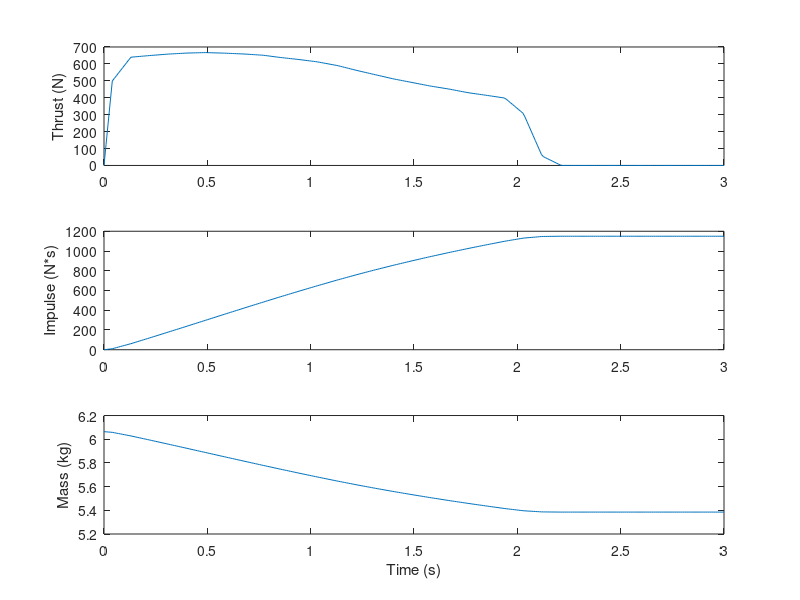

The MATLAB source for this figure: (Note: this script raises an error after producing the figure.)
%%%% Level 2 Tripoli Rocket Sim
%%%%     Charles Massey
  


%%%% thrust curve from online credits:John Coker
clear; clc; close all;
%%%%Inputs:
mass = 6.064;   %kg with motor
d = 4*.0254; %m
area = pi*d^2 / 4;
burn_time = 2.21;  %s
mass_prop = .679;   %kg
C_D = .55;
g = 9.81;   %m/s^2
y0 = [0;0];   %%%initial height and velocity
tt = linspace(0, 3, 300);   % 0-3 seconds
motor_curve = [0,0;
             .04, 498.76;
             .13, 639.62;
             .22, 649.32;
             .31, 657.97;
             .4, 664.02;
             .49, 666.92;
             .58, 663.7;
             .68, 658.4;
             .77, 651.23;
             .85, 638.51;
             .94, 626.4;
             1.03, 612.56;
             1.13, 590.09;
             1.22, 562.39;
             1.31, 536.88;
             1.4, 511.61;
             1.49, 490.35;
             1.58, 468.98;
             1.67, 451.34;
             1.76, 430.18;
             1.85, 414.55;
             1.94, 398.12;
             2.03, 305.88;
             2.12, 55.54;
             2.21, 1.52];
%%% Motor model
TimeCurve = motor_curve(:,1);
ThrustCurve = motor_curve(:,2);
I_total = trapz(TimeCurve, ThrustCurve);
T_t = @(t) interp1 (TimeCurve,ThrustCurve,t,'linear',0);
I_cum = cumtrapz(TimeCurve, ThrustCurve);
I_t = @(t) interp1(TimeCurve, I_cum, t, 'linear', I_total);
m_t = @(t) mass - mass_prop * I_t(t) / I_total;

figure
subplot(3,1,1)
plot(tt, T_t(tt))        % thrust
ylabel('Thrust (N)')
subplot(3,1,2)
plot(tt,I_t(tt))        % impulse
ylabel('Impulse (N*s)')
subplot(3,1,3)
plot(tt, m_t(tt))        % mass
ylabel('Mass (kg)'); xlabel('Time (s)')
%%%%Results
eom = @(t, y) rocket_eom(t, y, T_t, m_t, C_D, area, g);
opts = odeset('MaxStep',.01);
[t,y] = ode45(eom,[0,30],y0,opts);   %%%%ODE 45!!!!!
h = y(:,1) *3.28084 ;
v = y(:,2) * 3.28084;
Apogee = max(h);
VMax = max(v);
fprintf('Apogee= %.2f feet\n', Apogee)
fprintf('Max Velocity = %.2f ft/s\n', VMax)
figure
subplot(2,1,1)
plot(t,h)
xlabel('TIME (s)')
ylabel('HEIGHT (ft)')
yline(0)
subplot(2,1,2)
plot(t,v)
xlabel('TIME (s)')
ylabel('VELOCITY (ft/s)')



%%%%Equations of motion
function dydt = rocket_eom(t, y, T_t, m_t, C_D, area, g)
h = y(1);
v = y(2);
rho = 1.225 * (1 - 2.25577e-5* h)^4.2559;
mass = m_t(t);
weight = mass*g;
thrust = T_t(t);
drag = 0.5 * rho * C_D * v*abs(v) * area;
a = (thrust-weight-drag)/mass;

if h<=0 && a <0    %%%on the pad
    a = 0;
end
dydt = [v; a];
end
